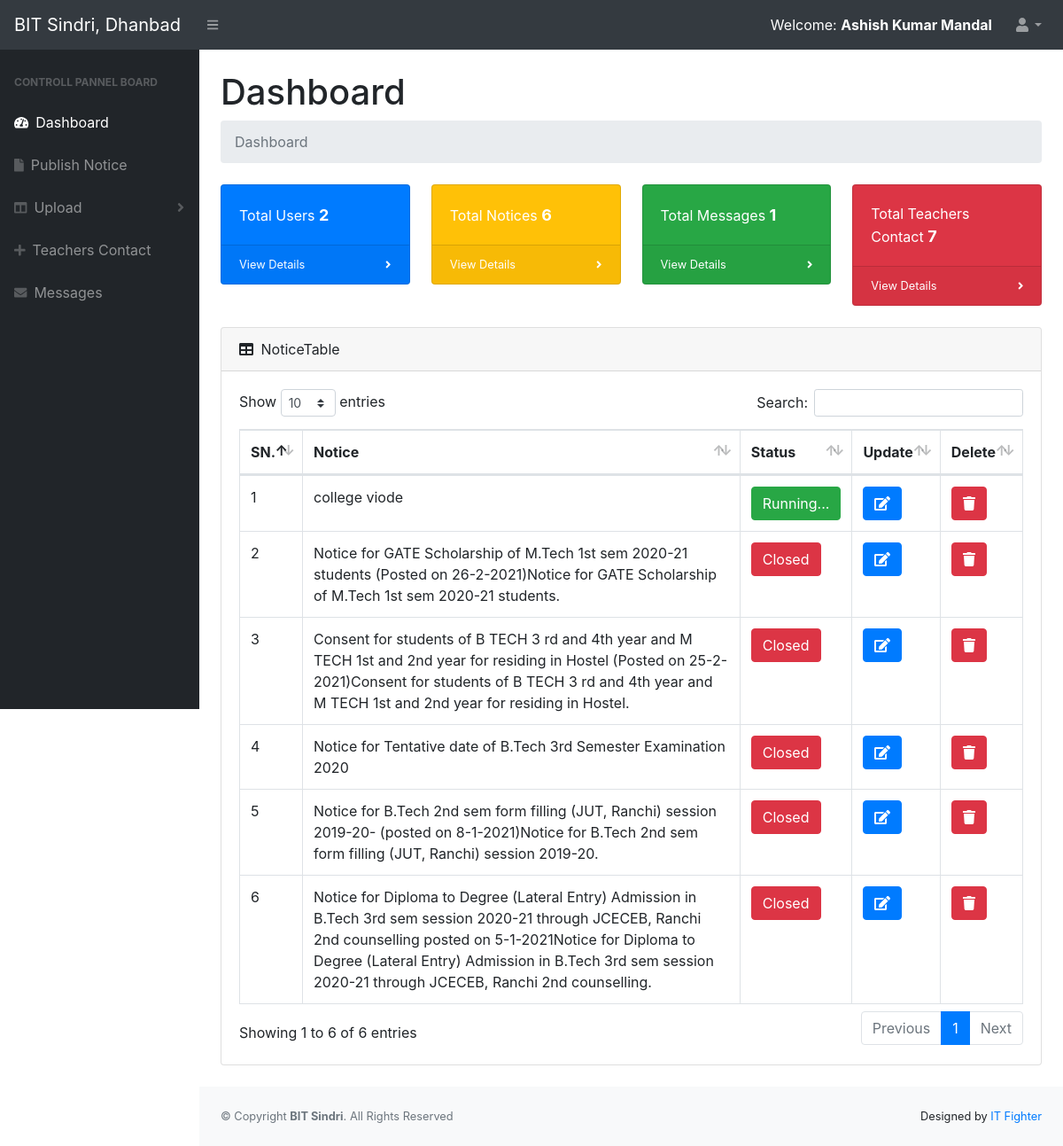
Page /admin/dashboard.php (signed in) on the earlier database version.
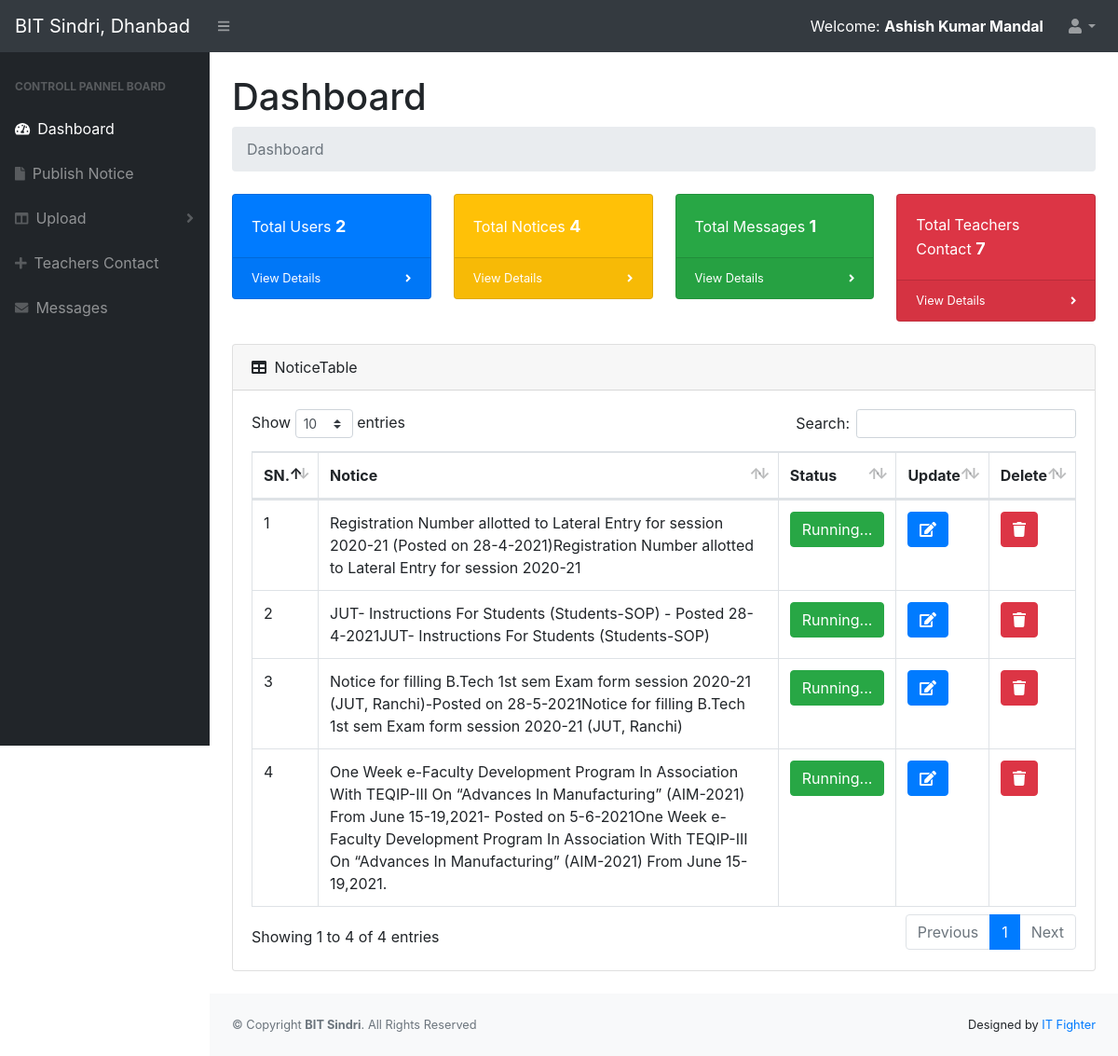
Same page on the later database version.
### tables this page shows
CREATE TABLE `notice` (
  `notice_id` int(11) NOT NULL,
  `msg` varchar(500) NOT NULL,
  `link` varchar(300) DEFAULT NULL,
  `file` varchar(150) DEFAULT NULL,
  `start_date_time` timestamp NULL DEFAULT NULL,
  `end_date_time` timestamp NULL DEFAULT NULL,
  `usr_id` int(11) NOT NULL,
  `created` timestamp NOT NULL DEFAULT current_timestamp(),
  `updated` timestamp NOT NULL DEFAULT current_timestamp() ON UPDATE current_timestamp()
);

### admin/dashboard.php (the view, shortened to what this page needs)
<?php include_once('header_admin.php');
$query = mysqli_query($conn, "SELECT COUNT(*) as total_users FROM user");
while($row = mysqli_fetch_array($query)){
    $total_users = $row['total_users'];
}
$query = mysqli_query($conn, "SELECT COUNT(*) as total_notices FROM notice");
while($row = mysqli_fetch_array($query)){
    $total_notices = $row['total_notices'];
}
$query = mysqli_query($conn, "SELECT COUNT(*) as total_msg FROM message");
while($row = mysqli_fetch_array($query)){
    $total_msg = $row['total_msg'];
}
$query = mysqli_query($conn, "SELECT COUNT(*) as total_teacher_contacts FROM teacher_contact");
while($row = mysqli_fetch_array($query)){
    $total_teacher_contacts = $row['total_teacher_contacts'];
}
?>
<div id="layoutSidenav_content">
                <main>
                    <div class="container-fluid">
                        <h1 class="mt-4">Dashboard</h1>
                        <ol class="breadcrumb mb-4">
                            <li class="breadcrumb-item active">Dashboard</li>
                        </ol>
                        <div class="row">
                            <div class="col-xl-3 col-md-6">
                                <div class="card bg-primary text-white mb-4">
                                    <div class="card-body">Total Users <span class="total_record"><?php echo $total_users; ?></span></div>
                                    <div class="card-footer d-flex align-items-center justify-content-between">
                                        <a class="small text-white stretched-link" href="#">View Details</a>
                                        <div class="small text-white"><i class="fas fa-angle-right"></i></div>
                                    </div>
                                </div>
                            </div>
                            <div class="col-xl-3 col-md-6">
                                <div class="card bg-warning text-white mb-4">
                                    <div class="card-body">Total Notices <span class="total_record"><?php echo $total_notices; ?></span></div>
                                    <div class="card-footer d-flex align-items-center justify-content-between">
                                        <a class="small text-white stretched-link" href="#">View Details</a>
                                        <div class="small text-white"><i class="fas fa-angle-right"></i></div>
                                    </div>
                                </div>
                            </div>
                            <div class="col-xl-3 col-md-6">
                                <div class="card bg-success text-white mb-4">
                                    <div class="card-body">Total Messages  <span class="total_record"><?php echo $total_msg; ?></span></div>
                                    <div class="card-footer d-flex align-items-center justify-content-between">
                                        <a class="small text-white stretched-link" href="#">View Details</a>
                                        <div class="small text-white"><i class="fas fa-angle-right"></i></div>
                                    </div>
                                </div>
                            </div>
                            <div class="col-xl-3 col-md-6">
                                <div class="card bg-danger text-white mb-4">
                                    <div class="card-body">Total Teachers Contact <span class="total_record"><?php echo $total_teacher_contacts; ?></span></div>
                                    <div class="card-footer d-flex align-items-center justify-content-between">
                                        <a class="small text-white stretched-link" href="#">View Details</a>
                                        <div class="small text-white"><i class="fas fa-angle-right"></i></div>
                                    </div>
                                </div>
                            </div>
                        </div>
                        <div class="card mb-4">
                            <div class="card-header">
                                <i class="fas fa-table mr-1"></i>
                                NoticeTable
                            </div>
                            <div class="card-body">
                                <div class="table-responsive">
                                    <table class="table table-bordered" id="dataTable" width="100%" cellspacing="0">
                                        <thead>
                                            <tr>
                                                <th>SN.</th>
                                                <th>Notice</th>
                                                <th>Status</th>
                                                <?php if($_SESSION['session_desn_id']!=2) { ?>
                                                <th>Update</th>
                                                <th>Delete</th>
                                                <?php } ?>
                                            </tr>
                                        </thead>
                                        <tbody>
                                            <?php
                                                $i = 1;
                                                $cdt = date('Y-m-d H:i:s');
                                                $query = mysqli_query($conn, "SELECT * FROM notice ORDER BY notice_id DESC");
                                                while(@$row = mysqli_fetch_array($query)){
                                                  $notice_id = $row['notice_id'];
                                                  $msg = $row['msg'];
                                                  $sdt = $row['start_date_time'];
                                                  $edt = $row['end_date_time'];
                                                  $dcs_days = intval((strtotime($cdt)-strtotime($sdt))/(60*60*24));
                                                  $dce_days = intval((strtotime($cdt)-strtotime($edt))/(60*60*24));
                                            ?>
                                            <tr>
                                                <td><?php echo $i; $i++; ?></td>
                                                <td><?php echo $msg; ?></td>
                                                <?php if($dcs_days < 0){ ?>
                                                    <td><a class="btn btn-warning btn-xs"> Pending </a></td>
                                                <?php }else if($dce_days > 7){ ?>
                                                    <td><a class="btn btn-danger btn-xs"> Closed </a></td>
                                                <?php }else{ ?>
                                                    <td><a class="btn btn-success btn-xs"> Running... </a></td>
                                                <?php } ?>
                                                <?php if($_SESSION['session_desn_id']!=2) { ?>
                                                <td><a href="edit_notice.php?id=<?php echo $notice_id; ?>" class="btn btn-primary btn-xs"> <i class="fa fa-edit"></i> </a></td>
                                                <td><a onclick='return Confirm();' href="delete_notice.php?id=<?php echo $notice_id; ?>" class="btn btn-danger btn-xs"><i class="fa fa-trash"></i></a></td>
                                                <?php } ?>
                                            </tr>
                                            <?php } ?>
                                        </tbody>
                                    </table>
                                </div>
                            </div>
                        </div>
                    </div>
                </main>
<?php include_once('footer_admin.php'); ?>

### admin/header_admin.php (shortened to what this page needs)
<!DOCTYPE html>
<html lang="en">
    <head>
        <link href="../assets/css/admin.css" rel="stylesheet" />
        <link href="../assets/css/dataTables.bootstrap4.min.css" rel="stylesheet" />
    </head>
    <body class="sb-nav-fixed">
        <nav class="sb-topnav navbar navbar-expand navbar-dark bg-dark">
            <a class="navbar-brand" href="dashboard.php">BIT Sindri, Dhanbad</a>
            <button class="btn btn-link btn-sm order-1 order-lg-0" id="sidebarToggle" href="#"><i class="fas fa-bars"></i></button>
            <form class="d-none d-md-inline-block form-inline ml-auto mr-0 mr-md-3 my-2 my-md-0">
                <div class="input-group">
                    <span style="float: right; color: #fff;">Welcome: <b><?php
                        echo $_SESSION['session_name']; ?></b></span>
                </div>
            </form>
            <ul class="navbar-nav ml-auto ml-md-0">
                <li class="nav-item dropdown">
                    <a class="nav-link dropdown-toggle" id="userDropdown" href="#" role="button" data-toggle="dropdown" aria-haspopup="true" aria-expanded="false"><i class="fas fa-user fa-fw"></i></a>
                </li>
            </ul>
        </nav>
        <div id="layoutSidenav">
            <div id="layoutSidenav_nav">
                <nav class="sb-sidenav accordion sb-sidenav-dark" id="sidenavAccordion">
                    <div class="sb-sidenav-menu">
                        <div class="nav">
                            <div class="sb-sidenav-menu-heading">Controll Pannel Board</div>
                            <a class="nav-link" href="dashboard.php"><div class="sb-nav-link-icon"><i class="fas fa-tachometer-alt"></i></div> Dashboard </a>
                        <?php if($_SESSION['session_desn_id']!=2) { ?>
                            <a class="nav-link" href="notice.php"><div class="sb-nav-link-icon"><i class="fas fa-file"></i></div> Publish Notice </a>
                            <a class="nav-link collapsed" href="#" data-toggle="collapse" data-target="#collapseLayouts" aria-expanded="false" aria-controls="collapseLayouts">
                                <div class="sb-nav-link-icon"><i class="fas fa-columns"></i></div>
                                Upload
                                <div class="sb-sidenav-collapse-arrow"><i class="fas fa-angle-down"></i></div>
                            </a>
                            <a class="nav-link" href="teacher_contact.php"><div class="sb-nav-link-icon"><i class="fas fa-plus"></i></div>Teachers Contact </a>
                            <a class="nav-link" href="message.php"><div class="sb-nav-link-icon"><i class="fas fa-envelope"></i></div> Messages </a>
                        <?php } ?>
                        </div>
                    </div>
                </nav>
            </div>

### admin/footer_admin.php (shortened to what this page needs)
                <footer class="py-4 bg-light mt-auto">
                    <div class="container-fluid">
                        <div class="d-flex align-items-center justify-content-between small">
                            <div class="text-muted">&copy; Copyright <strong><span>BIT Sindri</span></strong>. All Rights Reserved</div>
                            <div>
                                Designed by <a href="#">IT Fighter</a>
                            </div>
                        </div>
                    </div>
                </footer>
            </div>
        </div>
    </body>
</html>

### admin/dashboard.php (style rules this page uses)
.total_record { font-size: 18px; font-weight: bolder; text-align: right; }

Differences in the rows shown:
removed notice: msg "college viode", shows "Running..."
removed notice: msg "Notice for GATE Scholarship of M.Tech 1st sem 2020-21 students (Posted on 26-2-2021)Notice for GATE Scholarship of M.Tech 1st sem 2020-21 students.", shows "Closed"
removed notice: msg "Consent for students of B TECH 3 rd and 4th year and M TECH 1st and 2nd year for residing in Hostel (Posted on 25-2-2021)Consent for students of B TECH 3 rd and 4th year and M TECH 1st and 2nd year for residing in Hostel.", shows "Closed"
removed notice: msg "Notice for Tentative date of B.Tech 3rd Semester Examination 2020", shows "Closed"
removed notice: msg "Notice for B.Tech 2nd sem form filling (JUT, Ranchi) session 2019-20- (posted on 8-1-2021)Notice for B.Tech 2nd sem form filling (JUT, Ranchi) session 2019-20.", shows "Closed"
removed notice: msg "Notice for Diploma to Degree (Lateral Entry) Admission in B.Tech 3rd sem session 2020-21 through JCECEB, Ranchi 2nd counselling posted on 5-1-2021Notice for Diploma to Degree (Lateral Entry) Admission in B.Tech 3rd sem session 2020-21 through JCECEB, Ranchi 2nd counselling.", shows "Closed"
added notice: msg "Registration Number allotted to Lateral Entry for session 2020-21 (Posted on 28-4-2021)Registration Number allotted to Lateral Entry for session 2020-21", shows "Running..."
added notice: msg "JUT- Instructions For Students (Students-SOP) - Posted 28-4-2021JUT- Instructions For Students (Students-SOP)", shows "Running..."
added notice: msg "Notice for filling B.Tech 1st sem Exam form session 2020-21 (JUT, Ranchi)-Posted on 28-5-2021Notice for filling B.Tech 1st sem Exam form session 2020-21 (JUT, Ranchi)", shows "Running..."
added notice: msg "One Week e-Faculty Development Program In Association With TEQIP-III On “Advances In Manufacturing” (AIM-2021) From June 15-19,2021- Posted on 5-6-2021One Week e-Faculty Development Program In Association With TEQIP-III On “Advances In Manufacturing” (AIM-2021) From June 15-19,2021.", shows "Running..."
Other differences:
$total_notices: "6" → "4"
text written by a page script: "Show entries Search: Showing 1 to 6 of 6 entries Previous 1 Next" → "Show entries Search: Showing 1 to 4 of 4 entries Previous 1 Next"
